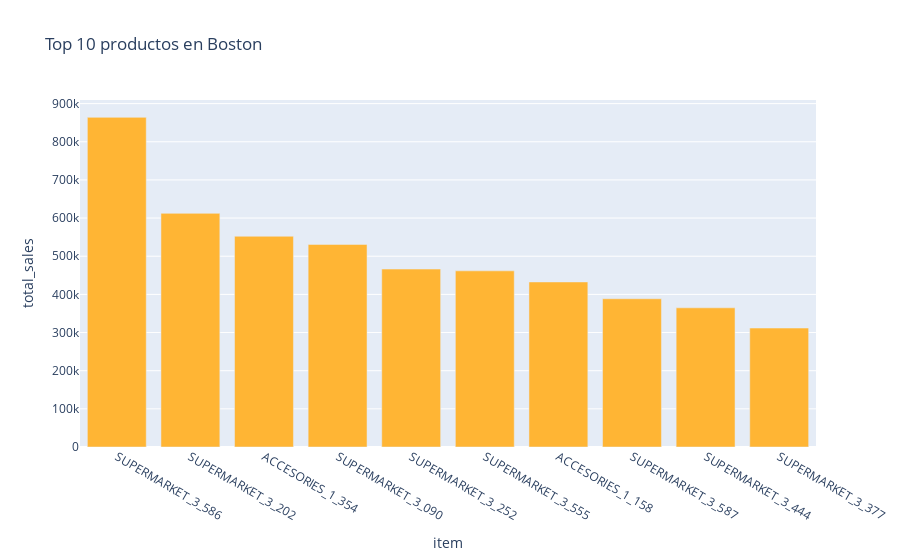
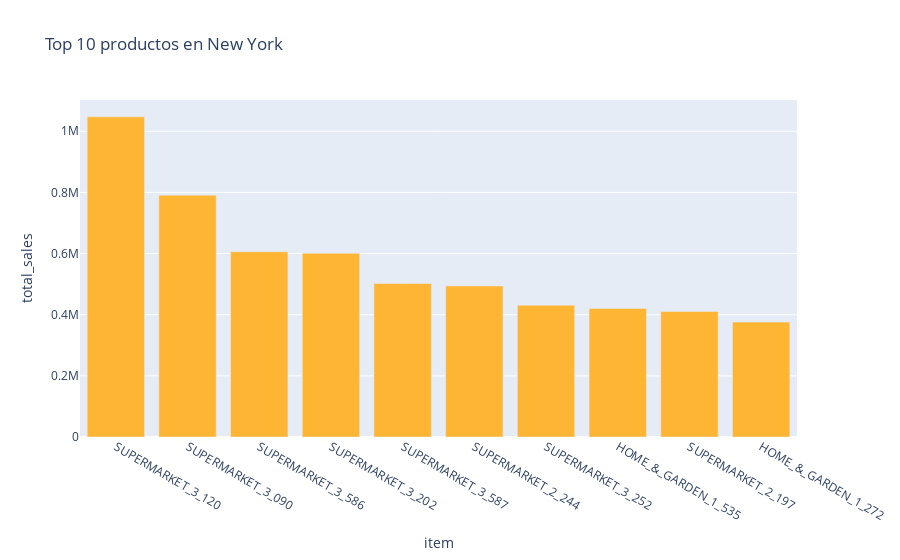
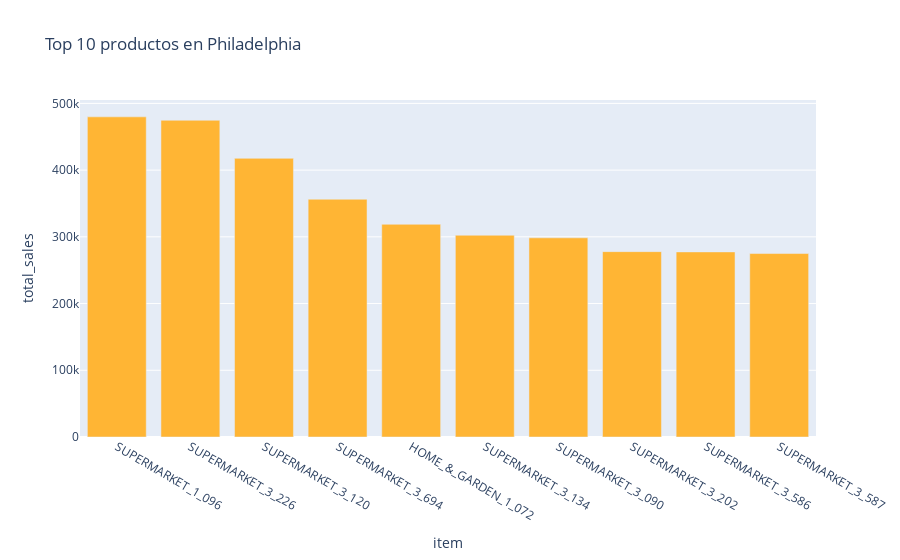

Here is the notebook cell these charts were saved with, in order:
### Code cell
def plot_top10_items_by_region(df):
    df_grouped = df.groupby(['region', 'item']).sum('total_sales').reset_index()

    regions = df['region'].unique()

    for region in regions:
        df_region = df_grouped[df_grouped['region'] == region]

    
        df_top10 = df_region.nlargest(10, 'total_sales')

        fig = px.bar(df_top10, x='item', y='total_sales', title=f'Top 10 productos en {region}', color_discrete_sequence=["#ffb534"])
        fig.show()

plot_top10_items_by_region(df)

### Figure 1 — Plotly figure (JSON) as saved in the notebook; plotly's stock layout.template omitted (floating-point values rounded to 4 significant figures)
{"data": [{"alignmentgroup": "True", "hovertemplate": "item=%{x}<br>total_sales=%{y}<extra></extra>", "legendgroup": "", "marker": {"color": "#ffb534", "pattern": {"shape": ""}}, "name": "", "offsetgroup": "", "orientation": "v", "showlegend": false, "textposition": "auto", "type": "bar", "x": ["SUPERMARKET_3_586", "SUPERMARKET_3_202", "ACCESORIES_1_354", "SUPERMARKET_3_090", "SUPERMARKET_3_252", "SUPERMARKET_3_555", "ACCESORIES_1_158", "SUPERMARKET_3_587", "SUPERMARKET_3_444", "SUPERMARKET_3_377"], "xaxis": "x", "y": [864000.0, 612400.0, 552300.0, 531000.0, 466300.0, 461700.0, 432600.0, 388500.0, 364700.0, 311800.0], "yaxis": "y"}], "layout": {"barmode": "relative", "legend": {"tracegroupgap": 0}, "title": {"text": "Top 10 productos en Boston"}, "xaxis": {"anchor": "y", "domain": [0, 1], "title": {"text": "item"}}, "yaxis": {"anchor": "x", "domain": [0, 1], "title": {"text": "total_sales"}}}}

### Figure 2 — Plotly figure (JSON) as saved in the notebook; plotly's stock layout.template omitted (floating-point values rounded to 4 significant figures)
{"data": [{"alignmentgroup": "True", "hovertemplate": "item=%{x}<br>total_sales=%{y}<extra></extra>", "legendgroup": "", "marker": {"color": "#ffb534", "pattern": {"shape": ""}}, "name": "", "offsetgroup": "", "orientation": "v", "showlegend": false, "textposition": "auto", "type": "bar", "x": ["SUPERMARKET_3_120", "SUPERMARKET_3_090", "SUPERMARKET_3_586", "SUPERMARKET_3_202", "SUPERMARKET_3_587", "SUPERMARKET_2_244", "SUPERMARKET_3_252", "HOME_&_GARDEN_1_535", "SUPERMARKET_2_197", "HOME_&_GARDEN_1_272"], "xaxis": "x", "y": [1047000.0, 790600.0, 605900.0, 600900.0, 502000.0, 493900.0, 431200.0, 420600.0, 410600.0, 375800.0], "yaxis": "y"}], "layout": {"barmode": "relative", "legend": {"tracegroupgap": 0}, "title": {"text": "Top 10 productos en New York"}, "xaxis": {"anchor": "y", "domain": [0, 1], "title": {"text": "item"}}, "yaxis": {"anchor": "x", "domain": [0, 1], "title": {"text": "total_sales"}}}}

### Figure 3 — Plotly figure (JSON) as saved in the notebook; plotly's stock layout.template omitted (floating-point values rounded to 4 significant figures)
{"data": [{"alignmentgroup": "True", "hovertemplate": "item=%{x}<br>total_sales=%{y}<extra></extra>", "legendgroup": "", "marker": {"color": "#ffb534", "pattern": {"shape": ""}}, "name": "", "offsetgroup": "", "orientation": "v", "showlegend": false, "textposition": "auto", "type": "bar", "x": ["SUPERMARKET_1_096", "SUPERMARKET_3_226", "SUPERMARKET_3_120", "SUPERMARKET_3_694", "HOME_&_GARDEN_1_072", "SUPERMARKET_3_134", "SUPERMARKET_3_090", "SUPERMARKET_3_202", "SUPERMARKET_3_586", "SUPERMARKET_3_587"], "xaxis": "x", "y": [479800.0, 474700.0, 417600.0, 356300.0, 318800.0, 302400.0, 298500.0, 277800.0, 277400.0, 275000.0], "yaxis": "y"}], "layout": {"barmode": "relative", "legend": {"tracegroupgap": 0}, "title": {"text": "Top 10 productos en Philadelphia"}, "xaxis": {"anchor": "y", "domain": [0, 1], "title": {"text": "item"}}, "yaxis": {"anchor": "x", "domain": [0, 1], "title": {"text": "total_sales"}}}}
